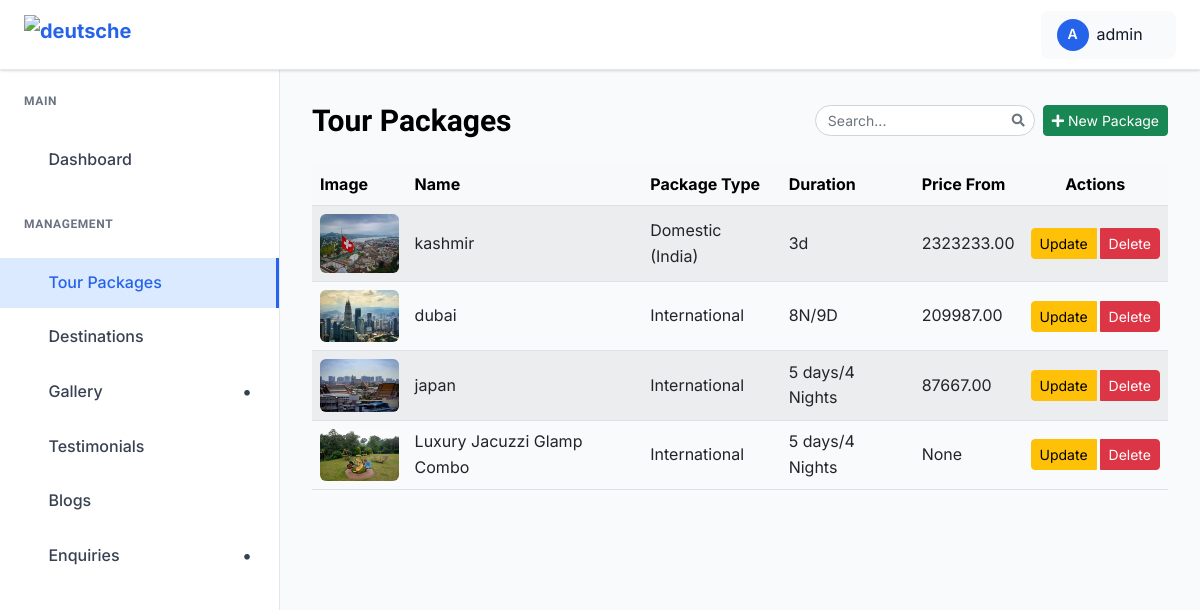
The app's page /dashboard/packages/ (signed in) with its own data.
### deutsche_yathras_app/models.py (models this page shows, shortened)
class OptimizedImageModel(models.Model):
    image_fields = []
    class Meta:
        abstract = True

class TourPackage(OptimizedImageModel):
    image_fields = ["main_image"]
    PACKAGE_TYPE_CHOICES = [
        ("international", "International"),
        ("domestic", "Domestic (India)"),
        ("hot_selling", "Hot Selling"),
    ]
    name = models.CharField(max_length=200)
    slug = models.SlugField(unique=True, blank=True)
    description = models.TextField()
    main_image = models.ImageField(upload_to="packages/")
    duration = models.CharField(max_length=100, blank=True, help_text="e.g. 7 Days / 6 Nights")
    price_from = models.DecimalField(max_digits=10, decimal_places=2, null=True, blank=True)
    package_type = models.CharField(
        max_length=20,
        choices=PACKAGE_TYPE_CHOICES,
        default="domestic",
        help_text="Category of the tour package"
    )
    highlights = models.TextField(blank=True, help_text="Key highlights, one per line")
    inclusions = models.TextField(blank=True, help_text="What is included, one per line")
    created_at = models.DateTimeField(auto_now_add=True)
    class Meta:
        ordering = ["-created_at"]
        verbose_name_plural = "Tour Packages"

### deutsche_yathras_app/views.py (the view)
@admin_required
def admin_package_list(request):
    packages = Paginator(
        TourPackage.objects.order_by("-created_at"),
        10,
    ).get_page(
        request.GET.get("page")
    )
    return render(
        request,
        "admin_pages/package_list.html",
        {
            "packages": packages,
        },
    )

### deutsche_yathras_app/views.py (called while the page is built, shortened)
def admin_required(view_func):
    @wraps(view_func)
    @login_required(login_url="admin-login")
    def wrapper(request, *args, **kwargs):
        return view_func(
            request,
            *args,
            **kwargs
        )
    return wrapper

### templates/admin_pages/package_list.html (shortened to what this page needs)
{% extends "admin_pages/base.html" %}
{% load static %}
{% block content %}
<div class="dashboard__form__wraper">
    <div class="create__course__title mb-4 d-flex flex-wrap justify-content-between align-items-center gap-2">
        <h4 class="mb-0">Tour Packages</h4>
        <div class="d-flex align-items-center gap-2 ms-auto">
            <div class="search-box">
                <input type="text" id="blogSearchInput" class="form-control form-control-sm" placeholder="Search...">
            </div>
        </div>
        <a href="{% url 'package_create' %}" class="btn btn-success btn-sm">
            <i class="fas fa-plus"></i> New Package
        </a>
    </div>
    <div class="custom-table-container">
        <table class="table table-striped table-hover align-middle">
            <thead class="table-light">
                <tr>
                    <th scope="col">Image</th>
                    <th scope="col">Name</th>
                    <th scope="col">Package Type</th>
                    <th scope="col">Duration</th>
                    <th scope="col">Price From</th>
                    <th scope="col" class="text-center">Actions</th>
                </tr>
            </thead>
            <tbody>
                {% for package in packages %}
                <tr>
                    <td>
                        {% if package.main_image %}
                        <img src="{{ package.main_image.url }}" alt="{{ package.name }}" class="img-fluid rounded"
                            width="80" height="60" style="object-fit: cover;">
                        {% else %}
                        <img src="https://via.placeholder.com/80x60?text=No+Image" alt="No Image"
                            class="img-fluid rounded" width="80" height="60">
                        {% endif %}
                    </td>
                    <td>{{ package.name }}</td>
                    <td>{{ package.get_package_type_display }}</td>
                    <td>{{ package.duration }}</td>
                    <td>{{ package.price_from }}</td>
                    <td class="text-center">
                        <div class="btn-group" role="group">
                            <a href="{% url 'package_update' package.id %}" class="btn btn-sm btn-warning me-1">
                                Update
                            </a>
                            <button type="button" class="btn btn-sm btn-danger" data-bs-toggle="modal"
                                data-bs-target="#deletePackageModal{{ package.id }}">
                                Delete
                            </button>
                        </div>
                    </td>
                </tr>
                {% endfor %}
            </tbody>
        </table>
    </div>
</div>
{% endblock %}

### templates/admin_pages/base.html (shortened to what this page needs)
{% load static %}
{% load static %}
<!DOCTYPE html>
<html class="no-js" lang="en">
<head>
    <link rel="stylesheet" href="https://cdnjs.cloudflare.com/ajax/libs/toastr.js/latest/toastr.min.css">
    <link href="https://cdnjs.cloudflare.com/ajax/libs/font-awesome/5.15.4/css/all.min.css" rel="stylesheet">
    <link rel="stylesheet" href="{% static 'admin-static/assets/css/bootstrap.min.css' %}">
    <link rel="stylesheet" href="{% static 'admin-static/assets/css/icofont.min.css' %}">
    <link rel="stylesheet" href="{% static 'admin-static/assets/css/style.css' %}">
</head>
<body>
    <header class="dashboard-header">
        <div class="header-left">
            <a href="{% url 'admin_dashboard' %}" class="logo">
                <img src="{% static 'frontend/logo.png' %}" alt="deutsche">
            </a>
        </div>
        <div class="header-right">
            <div class="user-profile-dropdown">
                <div class="user-profile-toggle">
                    <div class="user-avatar">
                        {{ request.user.username|first|upper }}
                    </div>
                    <span>{{ request.user.username}}</span>
                    <i class="icofont-simple-down"></i>
                </div>
            </div>
        </div>
    </header>
    <aside class="dashboard-sidebar" id="dashboardSidebar">
        <div class="sidebar-content">
            <div class="sidebar-section">
                <h6 class="sidebar-title">Main</h6>
                <ul class="sidebar-menu">
                    <li>
                        <a href="{% url 'admin_dashboard' %}"
                            class="{% if request.resolver_match.url_name == 'admin_dashboard' %}active{% endif %}">
                            <i class="icofont-dashboard"></i>
                            Dashboard
                        </a>
                    </li>
                </ul>
            </div>
            <div class="sidebar-section">
                <h6 class="sidebar-title">Management</h6>
                <ul class="sidebar-menu">
                    <li>
                        <a href="{% url 'admin_package_list' %}"
                            class="{% if request.resolver_match.url_name == 'admin_package_list' %}active{% endif %}">
                            <i class="icofont-package"></i>
                            Tour Packages
                        </a>
                    </li>
                    <li>
                        <a href="{% url 'admin_destination_list' %}"
                            class="{% if request.resolver_match.url_name == 'admin_destination_list' %}active{% endif %}">
                            <i class="icofont-location-pin"></i>
                            Destinations
                        </a>
                    </li>
                    <li
                        class="has-dropdown {% if request.resolver_match.url_name == 'list_image' or request.resolver_match.url_name == 'category_list' %}open{% endif %}">
                        <a href="#">
                            <i class="icofont-picture"></i>
                            Gallery
                        </a>
                    </li>
                    <li>
                        <a href="{% url 'review_list' %}"
                            class="{% if request.resolver_match.url_name == 'review_list' %}active{% endif %}">
                            <i class="icofont-quote-left"></i>
                            Testimonials
                        </a>
                    </li>
                    <li>
                        <a href="{% url 'admin_blog_list' %}"
                            class="{% if request.resolver_match.url_name == 'admin_blog_list' %}active{% endif %}">
                            <i class="icofont-newspaper"></i>
                            Blogs
                        </a>
                    </li>
                    <li class="has-dropdown">
                        <a href="#">
                            <i class="icofont-ui-messaging"></i>
                            Enquiries
                        </a>
                    </li>
                </ul>
            </div>
        </div>
    </aside>
    <main class="dashboard-main">
        <div class="dashboard-content">
            {% block content %}{% endblock %}
        </div>
    </main>
</body>
</html>

### templates/admin_pages/base.html (style rules this page uses)
:root { --primary-blue: #2563eb; --dark-blue: #1e40af; --light-blue: #dbeafe; --sidebar-width: 280px; --header-height: 70px; --white: #ffffff; --gray-50: #f9fafb; --gray-100: #f3f4f6; --gray-200: #e5e7eb; --gray-300: #d1d5db; --gray-500: #6b7280; --gray-700: #374151; --gray-800: #1f2937; --gray-900: #111827; --shadow: 0 1px 3px 0 rgba(0, 0, 0, 0.1), 0 1px 2px 0 rgba(0, 0, 0, 0.06); --shadow-lg: 0 10px 15px -3px rgba(0, 0, 0, 0.1), 0 4px 6px -2px rgba(0, 0, 0, 0.05); }
* { margin: 0; padding: 0; box-sizing: border-box; }
body { font-family: 'Inter', 'Segoe UI', Tahoma, Geneva, Verdana, sans-serif; background-color: var(--gray-50); color: var(--gray-900); line-height: 1.6; }
.dashboard-header { position: fixed; top: 0; left: 0; right: 0; height: var(--header-height); background: var(--white); border-bottom: 1px solid var(--gray-200); box-shadow: var(--shadow); z-index: 1000; display: flex; align-items: center; padding: 0 24px; }
.header-left { display: flex; align-items: center; gap: 16px; }
.logo { display: flex; align-items: center; gap: 8px; color: var(--primary-blue); font-weight: 700; font-size: 20px; text-decoration: none; }
.logo img { height: 40px; width: auto; object-fit: contain; }
.header-right { margin-left: auto; display: flex; align-items: center; gap: 16px; }
.user-avatar { width: 32px; height: 32px; border-radius: 50%; background: var(--primary-blue); display: flex; align-items: center; justify-content: center; color: var(--white); font-weight: 600; font-size: 14px; }
.dashboard-sidebar { position: fixed; top: var(--header-height); left: 0; width: var(--sidebar-width); height: calc(100vh - var(--header-height)); background: var(--white); border-right: 1px solid var(--gray-200); overflow-y: auto; z-index: 999; transition: transform 0.3s ease; }
.sidebar-content { padding: 24px 0; }
.sidebar-section { margin-bottom: 32px; }
.sidebar-title { padding: 0 24px 12px; font-size: 12px; font-weight: 600; text-transform: uppercase; color: var(--gray-500); letter-spacing: 0.05em; }
.sidebar-menu { list-style: none; }
.sidebar-menu li { margin-bottom: 4px; display: block; width: 100%; }
.sidebar-menu a { display: flex; align-items: center; gap: 12px; padding: 12px 24px; color: var(--gray-700); text-decoration: none; font-weight: 500; transition: all 0.2s; position: relative; }
.sidebar-menu a.active { background: var(--light-blue); color: var(--primary-blue); border-right: 3px solid var(--primary-blue); }
.has-dropdown>a::after { content: '•'; font-family: inherit; font-weight: bold; font-size: 18px; margin-left: auto; transition: transform 0.3s ease; display: inline-block; width: 16px; text-align: center; }
.dashboard-main { margin-left: var(--sidebar-width); margin-top: var(--header-height); min-height: calc(100vh - var(--header-height)); overflow-y: auto; }
.dashboard-content { padding: 32px; }
.user-profile-dropdown { position: relative; margin-left: 10px; }
.user-profile-toggle { display: flex; align-items: center; gap: 8px; padding: 8px 16px; border-radius: 8px; background: var(--gray-50); cursor: pointer; transition: all 0.2s; }
.user-profile-toggle i { font-size: 12px; transition: transform 0.3s ease; }
.search-box { width: 220px; position: relative; transition: all 0.3s ease; }
.search-box input { width: 100%; border-radius: 20px; padding-left: 12px; padding-right: 32px; font-size: 14px; transition: all 0.2s ease; }
.search-box::after { content: "\f002"; font-family: "Font Awesome 5 Free"; font-weight: 900; position: absolute; right: 10px; top: 50%; transform: translateY(-50%); color: #6c757d; pointer-events: none; font-size: 13px; }
body { -webkit-user-select: none; -moz-user-select: none; -ms-user-select: none; user-select: none; }

### records on screen
TourPackage: main_image (picture), name "kashmir", package_type "Domestic (India)", duration "3d", price_from "2323233.00"
TourPackage: main_image (picture), name "dubai", package_type "International", duration "8N/9D", price_from "209987.00"
TourPackage: main_image (picture), name "japan", package_type "International", duration "5 days/4 Nights", price_from "87667.00"
TourPackage: main_image (picture), name "Luxury Jacuzzi Glamp Combo", package_type "International", duration "5 days/4 Nights", price_from "None"

### other values on screen
{{ request.user.username|first|upper }} "A"
{{ request.user.username }} "admin"
